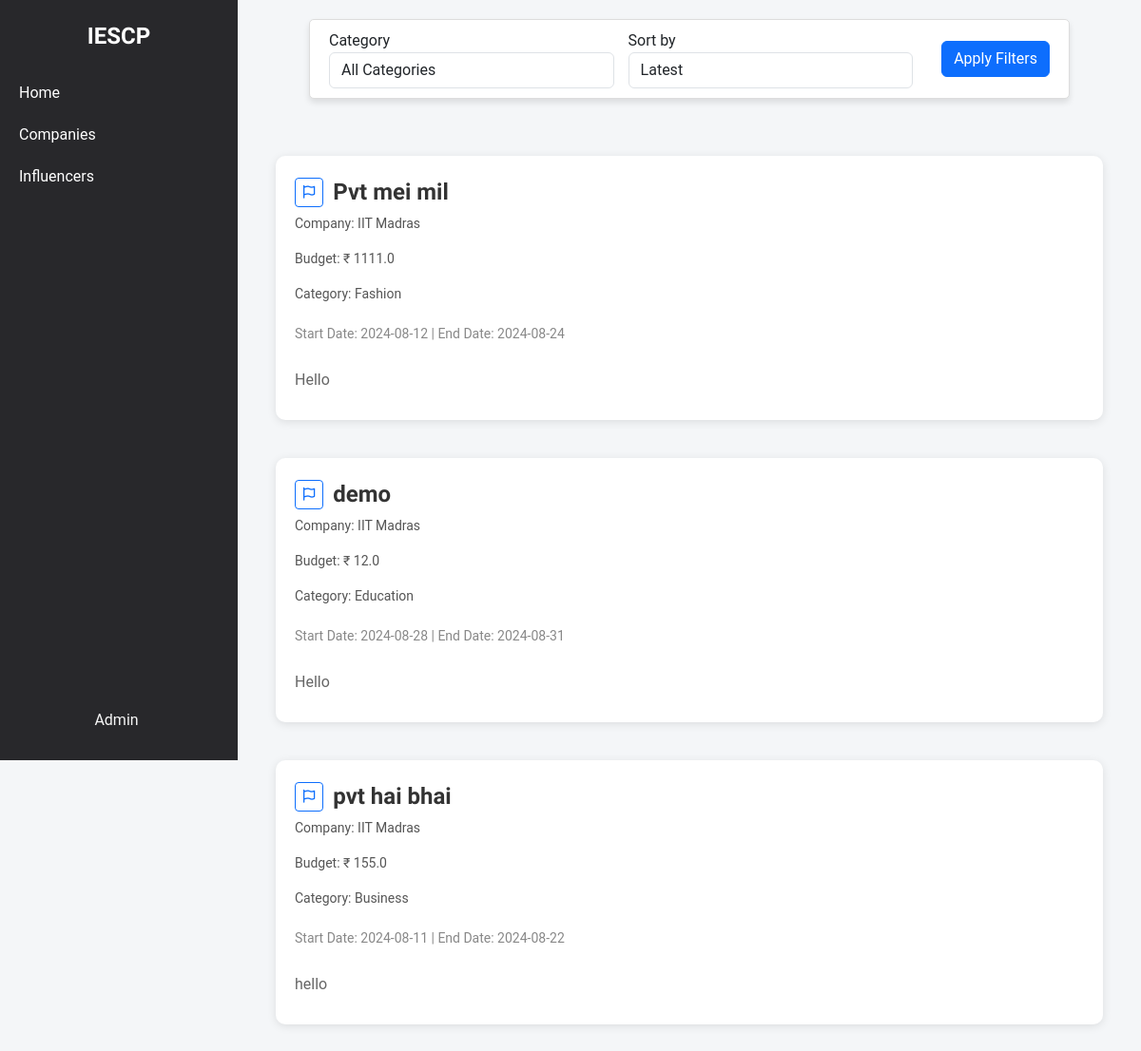
Page /admin/home (signed in) on the earlier database version.
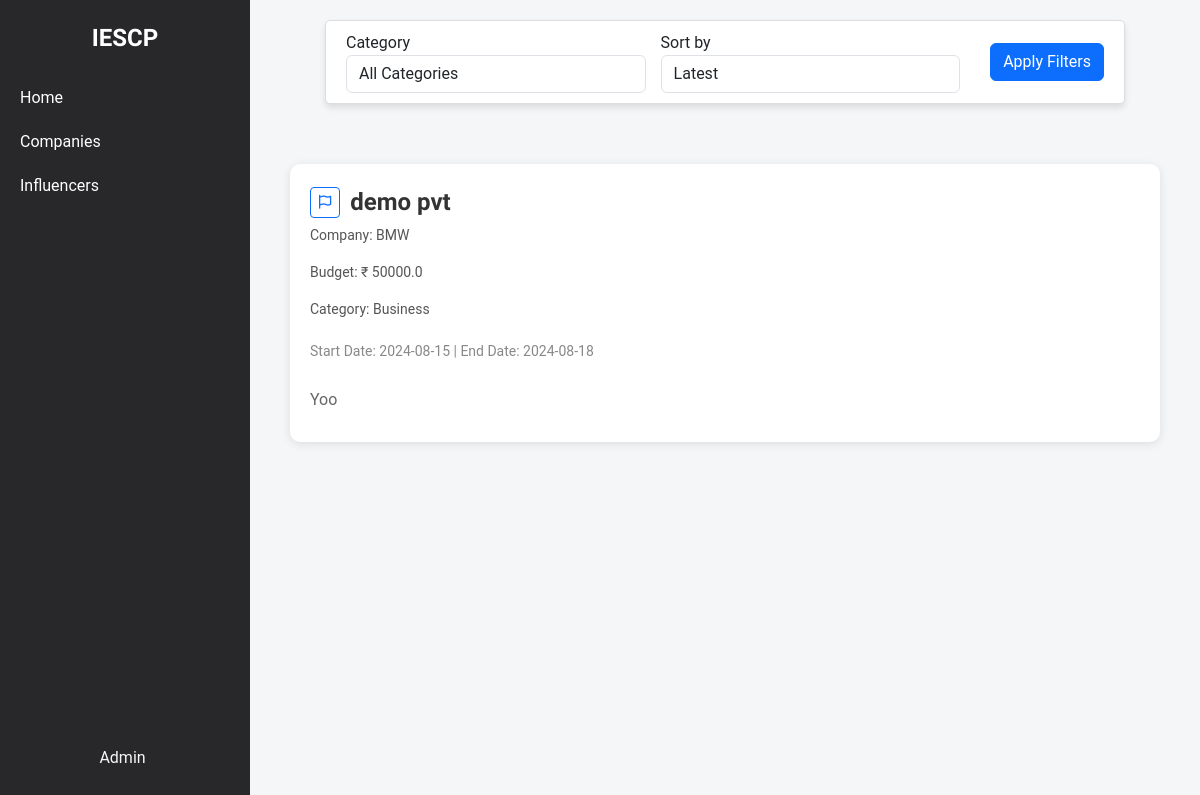
Same page on the later database version.
### models.py (models this page shows, shortened)
class Campaign(db.Model):
    __tablename__ = 'campaign'
    id = db.Column(db.Integer, primary_key=True)
    title = db.Column(db.String(200), nullable=False)
    description = db.Column(db.Text, nullable=False)
    budget = db.Column(db.Float, nullable=False)
    start_date = db.Column(db.Date, nullable=False)
    end_date = db.Column(db.Date, nullable=False)
    company_id = db.Column(db.Integer, db.ForeignKey('company.id'), nullable=False)
    admin_id = db.Column(db.Integer, db.ForeignKey('admin.id'), nullable=False, default=1)
    status = db.Column(db.String(50), nullable=False, default='pending')
    category = db.Column(db.String(255), nullable=False)
    created_at = db.Column(db.DateTime, nullable=False, default=datetime.utcnow)
    visibility = db.Column(db.String(50), nullable=False, default='public')
    influencers = db.relationship('Influencer', secondary=influencer_campaign_association, back_populates='campaigns')
    is_flag = db.Column(db.Boolean, nullable=False, default=False)

class Company(db.Model):
    __tablename__ = 'company'
    id = db.Column(db.Integer, primary_key=True)
    company_name = db.Column(db.String(100), nullable=False)
    username = db.Column(db.String(50), unique=True, nullable=False)
    email = db.Column(db.String(120), unique=True, nullable=False)
    password_hash = db.Column(db.String(128), nullable=False)
    phone_number = db.Column(db.String(20), nullable=False)
    address = db.Column(db.String(200), nullable=False)
    industry = db.Column(db.String(100), nullable=False)
    other_industry = db.Column(db.String(100), nullable=True)
    website = db.Column(db.String(200), nullable=False)
    description = db.Column(db.Text, nullable=False)
    social_media_link = db.Column(db.String(200), nullable=False)
    logo = db.Column(db.String(200), nullable=False)
    campaigns = db.relationship('Campaign', backref='company', lazy=True)

### admin_routes.py (the view)
@app.route('/admin/home')
@admin_auth_required
def admin_home():
    user = session.get('admin_id')
    selected_category = request.args.get('category', '')
    selected_sort = request.args.get('sort', 'latest')
    campaigns_query = Campaign.query.filter(Campaign.is_flag == False).filter(Campaign.status != 'done')
    if selected_category:
        campaigns_query = campaigns_query.filter_by(category=selected_category)
    if selected_sort == 'oldest':
        campaigns = campaigns_query.order_by(Campaign.created_at.asc()).all()
    else:
        campaigns = campaigns_query.order_by(Campaign.created_at.desc()).all()
    categories = [
        "Fashion",
        "Beauty",
        "Fitness and health",
        "Travel",
        "Food and beverage",
        "Lifestyle",
        "Finance",
        "Automotive",
        "Entertainment",
        "Education",
        "Business",
        "Art and design",
        "Sports",
        "Sustainability and environmental",
        "Politics and social issues"
    ]
    return render_template('admin_home.html', campaigns=campaigns, categories=categories, selected_category=selected_category, selected_sort=selected_sort, user=user)

### admin_routes.py (called while the page is built)
def admin_auth_required(func):
    @wraps(func)
    def func4(*args, **kwargs):
        if 'admin_id' in session:
            return func(*args, **kwargs)
        else:
            flash("Please login first")
            return redirect(url_for('admin_login'))
    return func4

### templates/admin_home.html (shortened to what this page needs)
{% extends 'layout.html' %}
{% block content %}
    <div class="container-box">
        <div class="sidebar">
            <div class="logo">IESCP</div>
            <ul>
                <li><a href="{{ url_for('admin_home') }}">Home</a></li>
                <li><a href="{{url_for('admin_company_view')}}">Companies</a></li>
                <li><a href="{{ url_for('admin_influencer_view') }}}">Influencers</a></li>
            </ul>
            <div class="profile">
                <a href="{{ url_for('admin_dashboard') }}">
                    Admin
                </a>
            </div>
        </div>
        <div class="content">
            <div class="filter-container">
                <form method="GET" action="" class="form-inline">
                    <div class="form-group">
                        <label for="category" class="mr-2">Category</label>
                        <select name="category" id="category" class="form-control">
                            <option value="">All Categories</option>
                        </select>
                    </div>
                    <div class="form-group">
                        <label for="sort" class="mr-2">Sort by</label>
                        <select name="sort" id="sort" class="form-control">
                            <option value="latest" {% if selected_sort == 'latest' %}selected{% endif %}>Latest</option>
                        </select>
                    </div>
                    <button type="submit" class="btn btn-primary">Apply Filters</button>
                </form>
            </div>
            <div class="campaign-list">
                {% for campaign in campaigns %}
                    {% if not campaign.is_flag %}
                        <div class="campaign">
                            <div class="campaign-main-details">
                                <div class="campaign-title">
                                    <form method="POST" action="{{ url_for('flag_campaign', campaign_id=campaign.id) }}">
                                        <button type="submit" class="btn btn-outline-primary btn-sm">
                                            <i class="fa-regular fa-flag"></i>
                                        </button>
                                    </form>
                                    <a href="{{ url_for('admin_campaign_view', campaign_id=campaign.id) }}">{{ campaign.title }}</a>
                                </div>
                                <p class="campaign-company">Company: {{ campaign.company.company_name }}</p>
                                <p class="campaign-budget">Budget: &#x20B9; {{ campaign.budget }}</p>
                                <p class="campaign-category">Category: {{ campaign.category }}</p>
                                <p class="campaign-dates">Start Date: {{ campaign.start_date.strftime('%Y-%m-%d') }} | End Date: {{ campaign.end_date.strftime('%Y-%m-%d') }}</p>
                            </div>
                            <div class="campaign-details">
                                <p>{{ campaign.description }}</p>
                            </div>
                        </div>
                    {% endif %}
                {% endfor %}
            </div>
        </div>
    </div>
{% endblock %}

### templates/layout.html (shortened to what this page needs)
<!DOCTYPE html>
<html lang="en">
<head>
    <link rel="stylesheet" href="https://cdn.jsdelivr.net/npm/bootstrap@5.3.3/dist/css/bootstrap.min.css">
</head>
<body>
    {% block content %}
    {% endblock %}
</body>
</html>

### templates/admin_home.html (style rules this page uses)
body { font-family: 'Roboto', Arial, sans-serif; margin: 0; padding: 0; background-color: #f4f6f8; }
.container-box { display: flex; width: 100%; }
a { text-decoration: none; color: whitesmoke; }
.sidebar { width: 250px; background-color: #28282B; color: white; display: flex; flex-direction: column; align-items: center; padding-top: 20px; position: fixed; top: 0; height: 100vh; overflow: auto; }
.sidebar .logo { font-size: 24px; font-weight: bold; margin-bottom: 20px; font-family: 'Lexend Deca', sans-serif; font-weight: 600; }
.sidebar ul { list-style-type: none; padding: 0; width: 100%; }
.sidebar ul li { width: 100%; }
.sidebar ul li a { display: block; padding: 10px 20px; color: white; text-decoration: none; }
.sidebar .profile { margin-top: auto; text-align: center; padding: 10px; }
.profile { display: flex; flex-direction: column; align-items: center; text-align: center; padding: 10px; margin-bottom: 20px; }
.profile a { display: flex; align-items: center; text-align: center; justify-content: center; gap: 5px; }
.content { flex: 1; padding: 20px; padding-left: 270px; display: flex; flex-direction: column; align-items: center; width: calc(100% - 250px); }
.filter-container { display: flex; justify-content: center; align-items: center; padding: 10px 20px; background-color: #fff; border: 1px solid #ddd; border-radius: 5px; width: 100%; max-width: 800px; box-shadow: 0 4px 6px rgba(0, 0, 0, 0.1); margin-bottom: 20px; }
.filter-container .form-group { margin-bottom: 0; margin-right: 15px; flex: 1; min-width: 150px; }
.filter-container select { width: 100%; }
.filter-container button { margin-left: 15px; }
.form-inline { display: flex; align-items: center; width: 100%; flex-wrap: wrap; }
.campaign-list { display: flex; flex-direction: column; align-items: center; justify-content: center; width: 100%; margin-top: 20px; }
.campaign { background-color: #ffffff; padding: 20px; border-radius: 10px; box-shadow: 0 2px 10px rgba(0, 0, 0, 0.1); margin: 20px 0; transition: transform 0.2s, box-shadow 0.2s; position: relative; width: calc(100% - 40px); max-width: 1000px; }
.campaign-main-details { display: flex; flex-direction: column; margin-bottom: 10px; }
.campaign-title { display: flex; align-items: center; gap: 10px; margin-bottom: 5px; }
.campaign-title a { font-size: 24px; font-weight: bold; font-family: 'Lexend Deca', sans-serif; color: #333; text-decoration: none; }
.campaign-company, .campaign-budget, .campaign-category, .campaign-dates { font-size: 14px; color: #555; }
.campaign-dates { font-size: 14px; color: #888; margin-top: 5px; }
.campaign-details { display: flex; flex-direction: column; gap: 10px; margin-top: 10px; }
.campaign-details p { font-size: 16px; color: #666; margin-bottom: 10px; }

Differences in the rows shown:
removed Campaign: title "Pvt mei mil", company.company_name "IIT Madras", budget "1111.0", category "Fashion", start_date "2024-08-12", end_date "2024-08-24", description "Hello"
removed Campaign: title "demo", company.company_name "IIT Madras", budget "12.0", category "Education", start_date "2024-08-28", end_date "2024-08-31", description "Hello"
removed Campaign: title "pvt hai bhai", company.company_name "IIT Madras", budget "155.0", category "Business", start_date "2024-08-11", end_date "2024-08-22", description "hello"
added Campaign: title "demo pvt", company.company_name "BMW", budget "50000.0", category "Business", start_date "2024-08-15", end_date "2024-08-18", description "Yoo"
